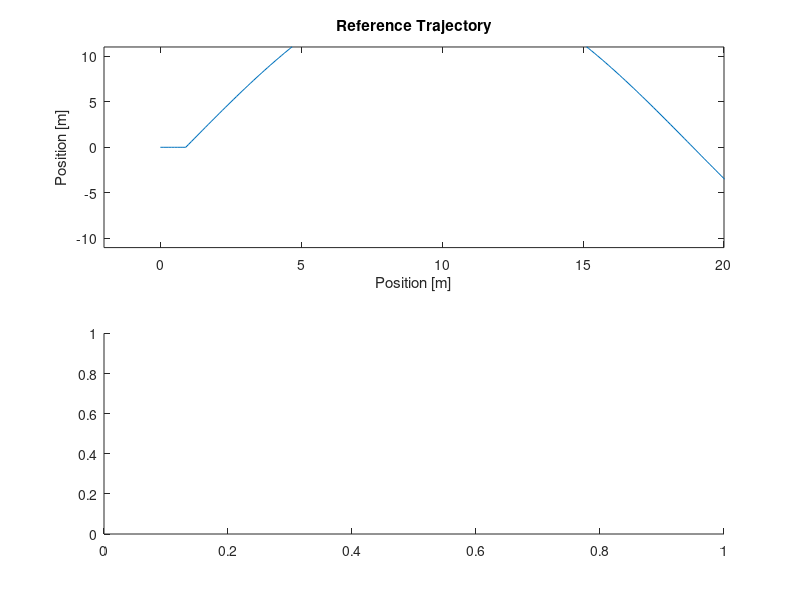

The MATLAB script that drew this image: (Note: this script raises an error after producing the figure.)
%%% Circle
%x=cosd(1:360)*9+9;
%y=sind(1:360)*9;
%trajectory_angle=(1:360)/360*2*pi;

%%% SKIDPAD
%y= [0:0.1:9, cosd((1:360)-90)*9+9];
%x= [zeros(1,91),sind((1:360)-90)*9+9];
%trajectory_angle = [ones(1,91)*pi,(1:360)/360*2*pi];


%%% 90 deg turn
%y= [(1:200), ones(1,200)*200];
%x= [zeros(1,200),(1:200)];
%trajectory_angle = [ones(1,200)*1/2*pi, zeros(1, 200)];

%%% Sinosiod Movement
x = (0:0.1:47.9);
y = [zeros(1, 10), sind(1:360)*18, sind(1:90)*18, ones(1, 20)*18];


for t = 2:480
    deltax(t) = x(t)-x(t-1);
    deltay(t) = y(t)-y(t-1);
    theta_rad(t) = atan2(deltay(t), deltax(t));
end

figure(1)
%title('Sinosoid Reference')
subplot(2,1,1)
plot(x, y)
title('Reference Trajectory')
ylabel('Position [m]')
xlabel('Position [m]')
axis([-2 20 -11 11])
subplot(2,1,2)
plot(trajectory_angle(1, :)*180/pi)
axis([-10 400 0 400])
title('Reference Yaw Angle')
ylabel('Angle [deg]')
xlabel('Time Step')





%%% Circle
%figure(1)
%subplot(2,1,1)
%plot(x, y)
%title('Reference Trajectory')
%ylabel('Position [m]')
%xlabel('Position [m]')
%subplot(2,1,2)
%plot(theta_rad(1, 1:470)*180/pi)
%title('Reference Yaw Angle')
%ylabel('Angle [deg]')
%xlabel('Time Step')
%%
%subplot(3, 1, 3)
figure(1)
subplot(2, 1, 1)
plot(position(:, 1)/15.5031, position(:, 2))
hold on
plot(x, y)
title('Comparison of Reference and model output (Hu = 3, Hp = 10)')
xlabel('Position [m]')
ylabel('Position [m]')
legend('Model Output', 'Reference')
hold off
subplot(2, 1, 2)
fixedsize= [position(:, 1)/15.5031, position(:, 2)]';
errorx = position(1:480, 1)- x(1, :)';
errory = position(1:480, 2) - y(1, :)';
dist = sqrt(errorx.^2 + errory.^2);
%tx = finddelay(position(1:480, 1), x(1, :));
%ty = finddelay(position(1:480, 2), y(1, :));
plot(errorx, errory)
title('Positional Error')
ylabel('Position [m]')
xlabel('Time step')
%%
plot(Openloopstep(1:10:480, 1))
hold on
plot(Openloopstep(1:10:480, 2))
xlabel('Position [m]')
ylabel('Position [m]')
title('Comparison of Reference Position')
legend('Reference', 'Model Output')

error = Openloopstep(1:10:480, 1)-Openloopstep(1:10:480, 2);

meanerror = mean(abs(error))

hold off
%plot((1:0.1:49.9), Openloopstep(:, 1))
%hold on 
%plot((1:0.1:49.9), Openloopstep(:, 2))
%magnifyOnFigure;
    